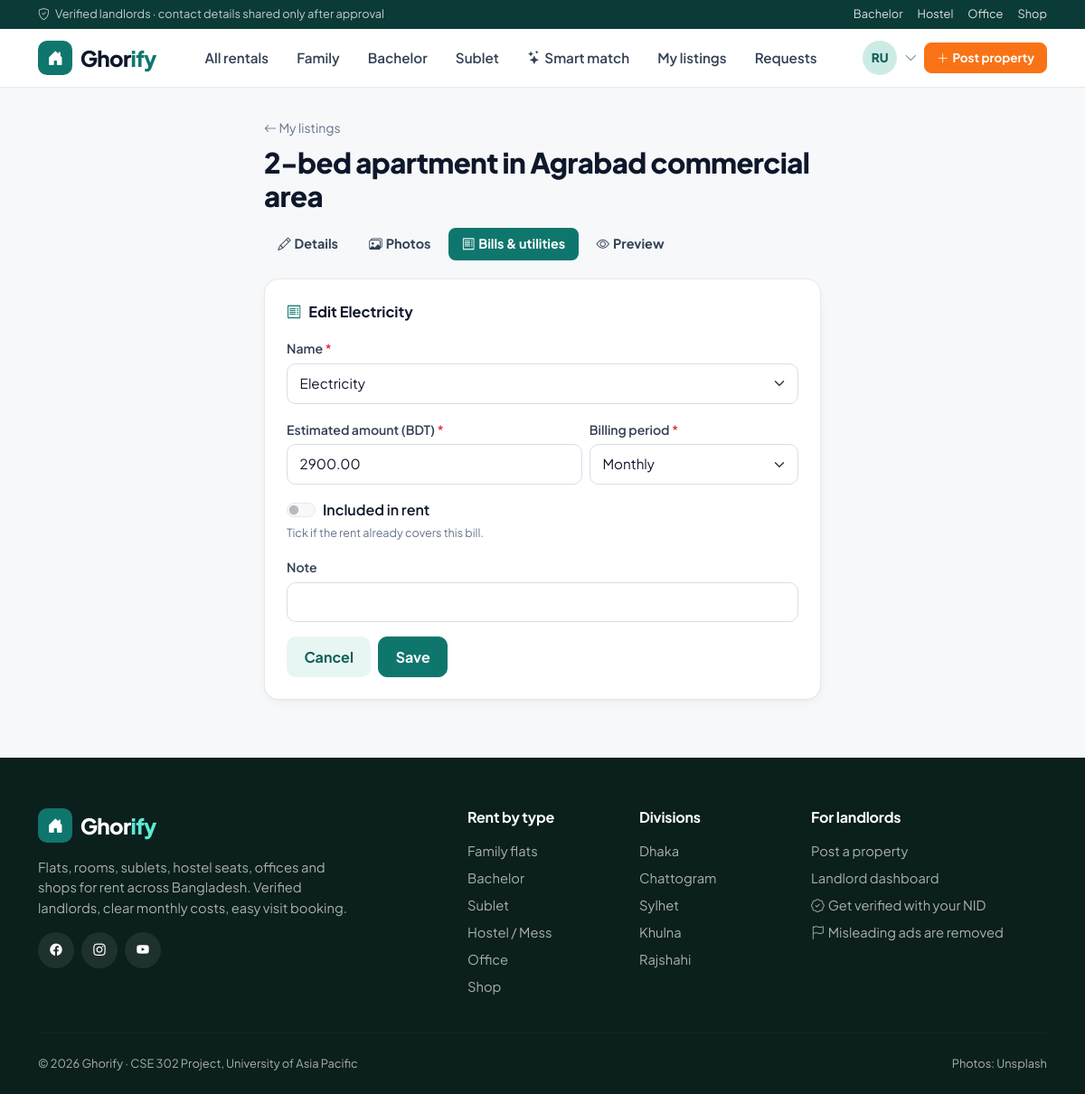
/landlord/properties/27/utilities/87/edit/ (signed in), run on the app's committed database.
### accounts/models.py (models this page shows, shortened)
class User(AbstractUser):
    objects = GhorifyUserManager()
    class Role(models.TextChoices):
        TENANT = 'tenant', 'Tenant'
        LANDLORD = 'landlord', 'Landlord'
        ADMIN = 'admin', 'Admin'
    email = models.EmailField(unique=True)
    role = models.CharField(max_length=10, choices=Role.choices, default=Role.TENANT)
    phone = models.CharField(max_length=14, blank=True, validators=[phone_validator])
    avatar = models.ImageField(upload_to=avatar_upload_path, blank=True, null=True)
    bio = models.TextField(blank=True, max_length=500)
    class Meta:
        ordering = ['-date_joined']
    @property
    def is_tenant(self):
        return self.role == self.Role.TENANT
    @property
    def is_landlord(self):
        return self.role == self.Role.LANDLORD
    @property
    def display_name(self):
        return self.get_full_name() or self.username
    @property
    def initials(self):
        name = self.display_name.split()
        return ''.join(part[0] for part in name[:2]).upper()

### properties/models.py (models this page shows, shortened)
class Property(models.Model):
    class PropertyType(models.TextChoices):
        APARTMENT = 'apartment', 'Apartment / Flat'
        HOUSE = 'house', 'Full house'
        ROOM = 'room', 'Single room'
        STUDIO = 'studio', 'Studio'
        DUPLEX = 'duplex', 'Duplex'
        SEAT = 'seat', 'Seat (shared room)'
        COMMERCIAL = 'commercial', 'Commercial space'
    class Category(models.TextChoices):
        FAMILY = 'family', 'Family'
        BACHELOR = 'bachelor', 'Bachelor'
        SUBLET = 'sublet', 'Sublet'
        HOSTEL = 'hostel', 'Hostel / Mess'
        OFFICE = 'office', 'Office'
        SHOP = 'shop', 'Shop'
    class Division(models.TextChoices):
        DHAKA = 'dhaka', 'Dhaka'
        CHATTOGRAM = 'chattogram', 'Chattogram'
        KHULNA = 'khulna', 'Khulna'
        RAJSHAHI = 'rajshahi', 'Rajshahi'
        SYLHET = 'sylhet', 'Sylhet'
        BARISHAL = 'barishal', 'Barishal'
        RANGPUR = 'rangpur', 'Rangpur'
        MYMENSINGH = 'mymensingh', 'Mymensingh'
    class Gender(models.TextChoices):
        ANY = 'any', 'Anyone'
        MALE = 'male', 'Male only'
        FEMALE = 'female', 'Female only'
    class Status(models.TextChoices):
        PENDING = 'pending', 'Pending review'
        APPROVED = 'approved', 'Published'
        REJECTED = 'rejected', 'Rejected'
    landlord = models.ForeignKey(settings.AUTH_USER_MODEL, on_delete=models.CASCADE, related_name='properties')
    title = models.CharField(max_length=150)
    description = models.TextField()
    property_type = models.CharField(max_length=12, choices=PropertyType.choices, default=PropertyType.APARTMENT)
    category = models.CharField(max_length=10, choices=Category.choices, default=Category.FAMILY)
    division = models.CharField(max_length=12, choices=Division.choices, default=Division.DHAKA)
    city = models.CharField('City / district', max_length=60, default='Dhaka')
    location = models.CharField('Area', max_length=80, help_text='Neighbourhood, e.g. Dhanmondi')
    address = models.CharField(max_length=255, help_text='Road / house number. Shown only to tenants after approval.')
    price = models.PositiveIntegerField('Monthly rent (BDT)', validators=[MinValueValidator(500)])
    is_negotiable = models.BooleanField('Rent is negotiable', default=False)
    service_charge = models.PositiveIntegerField('Service charge (BDT / month)', default=0)
    advance_months = models.PositiveSmallIntegerField('Advance (months)', default=2)
    bedrooms = models.PositiveSmallIntegerField(default=1)
    bathrooms = models.PositiveSmallIntegerField(default=1)
    balconies = models.PositiveSmallIntegerField(default=0)
    floor = models.SmallIntegerField(default=1, help_text='0 for ground floor')
    size = models.PositiveIntegerField('Size (sq ft)', null=True, blank=True)
    furnished = models.BooleanField(default=False)
    pet_friendly = models.BooleanField(default=False)
    parking = models.BooleanField(default=False)
    amenities = models.ManyToManyField(Amenity, blank=True, related_name='properties')
    tenant_gender = models.CharField(
        'Who can rent', max_length=6, choices=Gender.choices, default=Gender.ANY,
        help_text='Only for bachelor, sublet and hostel listings.',
    )
    house_rules = models.TextField(blank=True, help_text='Guest policy, smoking, cooking rules, etc.')
    gate_closing_time = models.TimeField(null=True, blank=True)
    available_from = models.DateField(null=True, blank=True)
    is_available = models.BooleanField(default=True)
    status = models.CharField(max_length=10, choices=Status.choices, default=Status.PENDING)
    moderation_note = models.CharField(max_length=255, blank=True)
    is_featured = models.BooleanField(default=False, help_text='Featured listings are shown first.')
    view_count = models.PositiveIntegerField(default=0)
    created_at = models.DateTimeField(auto_now_add=True)
    updated_at = models.DateTimeField(auto_now=True)
    objects = PropertyQuerySet.as_manager()
    class Meta:
        ordering = ['-created_at']
        verbose_name_plural = 'properties'
        indexes = [models.Index(fields=['status', 'is_available', 'location'])]
    def get_absolute_url(self):
        return reverse('properties:detail', args=[self.pk])

class Utility(models.Model):
    class Kind(models.TextChoices):
        ELECTRICITY = 'electricity', 'Electricity'
        GAS = 'gas', 'Gas'
        WATER = 'water', 'Water'
        INTERNET = 'internet', 'Internet'
        GARBAGE = 'garbage', 'Garbage / cleaning'
        SECURITY = 'security', 'Security guard'
        OTHER = 'other', 'Other'
    class Period(models.TextChoices):
        MONTHLY = 'monthly', 'Monthly'
        YEARLY = 'yearly', 'Yearly'
    property = models.ForeignKey(Property, on_delete=models.CASCADE, related_name='utilities')
    name = models.CharField(max_length=15, choices=Kind.choices)
    amount = models.DecimalField('Estimated amount (BDT)', max_digits=9, decimal_places=2, validators=[MinValueValidator(0)])
    billing_period = models.CharField(max_length=8, choices=Period.choices, default=Period.MONTHLY)
    included_in_rent = models.BooleanField(default=False, help_text='Tick if the rent already covers this bill.')
    note = models.CharField(max_length=120, blank=True)
    created_at = models.DateField(auto_now_add=True)
    class Meta:
        ordering = ['name']
        verbose_name_plural = 'utilities'

### properties/views.py (the view)
# urls.py: path('landlord/properties/<int:pk>/utilities/<int:utility_id>/edit/', views.utility_update, name='utility_update'),
@landlord_required
def utility_update(request, pk, utility_id):
    prop = _owned_property(request, pk)
    utility = get_object_or_404(Utility, pk=utility_id, property=prop)
    form = UtilityForm(request.POST or None, instance=utility, property_obj=prop)
    if request.method == 'POST' and form.is_valid():
        form.save()
        messages.success(request, 'Utility updated.')
        return redirect('properties:utilities', pk=prop.pk)
    return render(request, 'properties/utility_form.html', {'property': prop, 'form': form, 'utility': utility})

### templates/properties/utility_form.html (shortened to what this page needs)
{% extends 'base.html' %}
{% block content %}
<div class="container" style="max-width:640px">
  {% include 'properties/_manage_header.html' with tab='bills' %}
  <div class="gh-card gh-card-body p-4">
    <div class="gh-card-title"><i class="bi bi-receipt"></i> Edit {{ utility.get_name_display }}</div>
    <form method="post">{% csrf_token %}
      {% include 'partials/field.html' with field=form.name %}
      <div class="row g-2">
        <div class="col-7">{% include 'partials/field.html' with field=form.amount %}</div>
        <div class="col-5">{% include 'partials/field.html' with field=form.billing_period %}</div>
      </div>
      {% include 'partials/field.html' with field=form.included_in_rent %}
      {% include 'partials/field.html' with field=form.note %}
      <div class="d-flex gap-2">
        <a href="{% url 'properties:utilities' property.pk %}" class="btn btn-soft">Cancel</a>
        <button class="btn btn-primary">Save</button>
      </div>
    </form>
  </div>
</div>
{% endblock %}

### templates/partials/navbar.html (shortened to what this page needs)
{% with url=request.resolver_match.url_name ns=request.resolver_match.namespace %}
<div class="top-strip d-none d-md-block">
  <div class="container d-flex justify-content-between">
    <span><i class="bi bi-shield-check me-1"></i> Verified landlords · contact details shared only after approval</span>
    <span class="d-flex gap-3">
      <a href="{% url 'properties:browse' %}?category=bachelor">Bachelor</a>
      <a href="{% url 'properties:browse' %}?category=hostel">Hostel</a>
      <a href="{% url 'properties:browse' %}?category=office">Office</a>
      <a href="{% url 'properties:browse' %}?category=shop">Shop</a>
    </span>
  </div>
</div>
<nav class="navbar navbar-expand-lg gh-nav sticky-top py-2">
  <div class="container">
    <a class="navbar-brand gh-brand" href="{% url 'properties:home' %}">
      <span class="logo"><i class="bi bi-house-door-fill"></i></span><span>Ghor<span class="accent">ify</span></span>
    </a>
    <div class="collapse navbar-collapse" id="mainNav">
      <ul class="navbar-nav ms-lg-4 me-auto gap-1 mt-3 mt-lg-0">
        <li class="nav-item"><a class="nav-link {% if url == 'browse' and not request.GET.category %}active{% endif %}" href="{% url 'properties:browse' %}">All rentals</a></li>
        <li class="nav-item"><a class="nav-link {% if request.GET.category == 'family' %}active{% endif %}" href="{% url 'properties:browse' %}?category=family">Family</a></li>
        <li class="nav-item"><a class="nav-link {% if request.GET.category == 'bachelor' %}active{% endif %}" href="{% url 'properties:browse' %}?category=bachelor">Bachelor</a></li>
        <li class="nav-item"><a class="nav-link {% if request.GET.category == 'sublet' %}active{% endif %}" href="{% url 'properties:browse' %}?category=sublet">Sublet</a></li>
        <li class="nav-item"><a class="nav-link {% if ns == 'search' and url == 'search' %}active{% endif %}" href="{% url 'search:search' %}"><i class="bi bi-stars me-1"></i>Smart match</a></li>
        {% if user.is_authenticated and user.is_tenant %}
          <li class="nav-item"><a class="nav-link {% if url == 'compare' or url == 'comparison' %}active{% endif %}" href="{% url 'interactions:compare' %}">Compare{% if compare_count %}<span class="nav-badge">{{ compare_count }}</span>{% endif %}</a></li>
        {% elif user.is_authenticated and user.is_landlord %}
          <li class="nav-item"><a class="nav-link {% if url == 'mine' %}active{% endif %}" href="{% url 'properties:mine' %}">My listings</a></li>
          <li class="nav-item"><a class="nav-link {% if url == 'incoming' %}active{% endif %}" href="{% url 'interactions:incoming' %}">Requests</a></li>
        {% elif user.is_authenticated and user.is_platform_admin %}
          <li class="nav-item"><a class="nav-link {% if url == 'moderation' %}active{% endif %}" href="{% url 'dashboard:moderation' %}">Moderation</a></li>
        {% endif %}
      </ul>
      <div class="d-flex align-items-center gap-2 mt-3 mt-lg-0">
        {% if user.is_authenticated %}
          <div class="dropdown">
            <a href="#" class="d-flex align-items-center gap-2 text-reset" data-bs-toggle="dropdown" aria-expanded="false">
              {% if user.avatar %}<img src="{{ user.avatar.url }}" class="avatar" alt="">{% else %}<span class="avatar">{{ user.initials }}</span>{% endif %}
              <i class="bi bi-chevron-down small text-muted"></i>
            </a>
          </div>
        {% else %}
          <a href="{% url 'accounts:login' %}" class="btn btn-sm btn-soft"><i class="bi bi-person me-1"></i>Log in</a>
        {% endif %}
        {% if not user.is_authenticated or user.is_landlord %}
          <a href="{% if user.is_authenticated %}{% url 'properties:create' %}{% else %}{% url 'accounts:register' %}{% endif %}" class="btn btn-sm btn-accent"><i class="bi bi-plus-lg me-1"></i>Post property</a>
        {% endif %}
      </div>
    </div>
  </div>
</nav>
{% endwith %}

### templates/properties/_manage_header.html
<div class="page-header">
  <a href="{% url 'properties:mine' %}" class="small text-muted"><i class="bi bi-arrow-left"></i> My listings</a>
  <h1 class="mt-2">{{ property.title }}</h1>
  <ul class="nav nav-pills-gh gap-1 mt-3">
    <li><a class="nav-link" href="{% url 'properties:update' property.pk %}"><i class="bi bi-pencil me-1"></i>Details</a></li>
    <li><a class="nav-link {% if tab == 'photos' %}active{% endif %}" href="{% url 'properties:images' property.pk %}"><i class="bi bi-images me-1"></i>Photos</a></li>
    <li><a class="nav-link {% if tab == 'bills' %}active{% endif %}" href="{% url 'properties:utilities' property.pk %}"><i class="bi bi-receipt me-1"></i>Bills &amp; utilities</a></li>
    <li><a class="nav-link" href="{{ property.get_absolute_url }}"><i class="bi bi-eye me-1"></i>Preview</a></li>
  </ul>
</div>

### templates/partials/field.html (shortened to what this page needs)
{% load ghorify_tags %}{% with kind=field|widget_kind %}
<div class="{{ wrapper|default:'mb-3' }}">
  {% if kind == 'switch' %}
    <div class="form-check form-switch">
      {{ field|bs }}
      <label class="form-check-label fw-semibold" for="{{ field.id_for_label }}">{{ field.label }}</label>
    </div>
  {% elif kind == 'multi' %}
    <label class="form-label">{{ field.label }}</label>
    <div class="check-grid">
      {% for opt in field %}<div class="check-pill">{{ opt.tag }}<label for="{{ opt.id_for_label }}">{{ opt.choice_label }}</label></div>{% endfor %}
    </div>
  {% elif kind == 'radio' %}
    <label class="form-label d-block">{{ field.label }}</label>
    <div class="d-flex flex-wrap gap-2">
      {% for opt in field %}<div class="check-pill">{{ opt.tag }}<label for="{{ opt.id_for_label }}">{{ opt.choice_label }}</label></div>{% endfor %}
    </div>
  {% else %}
    <label class="form-label" for="{{ field.id_for_label }}">{{ field.label }}{% if field.field.required %} <span class="text-danger">*</span>{% endif %}</label>
    {{ field|bs }}
  {% endif %}
  {% if field.help_text %}<div class="form-text">{{ field.help_text }}</div>{% endif %}
</div>
{% endwith %}

### data on the page
User: initials "RU"
Property: title "2-bed apartment in Agrabad commercial area"
Utility: name "Electricity", amount "2900.00", billing_period "Monthly"

### other printed values
{{ field.label }} "Name Estimated amount (BDT) Billing period Note"
{{ field.label }} "Included in rent"
{{ field.help_text }} "Tick if the rent already covers this bill."
